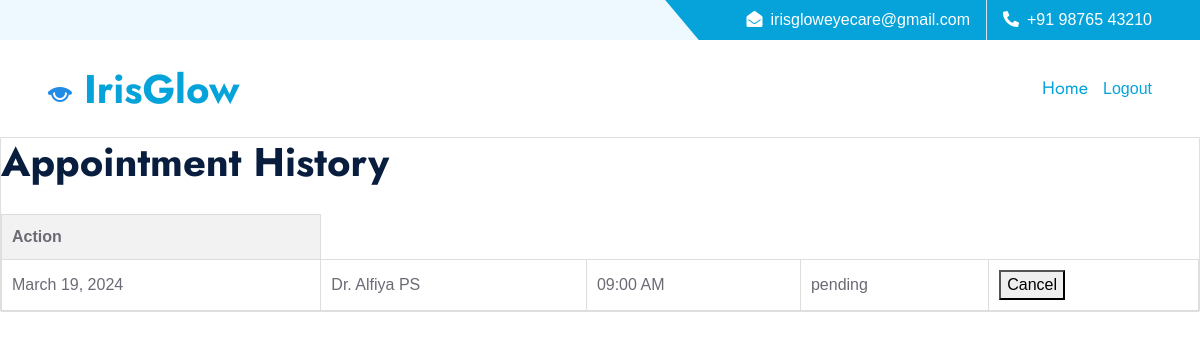
Before: /patient_appointment_history/ (signed in) with the older database file.
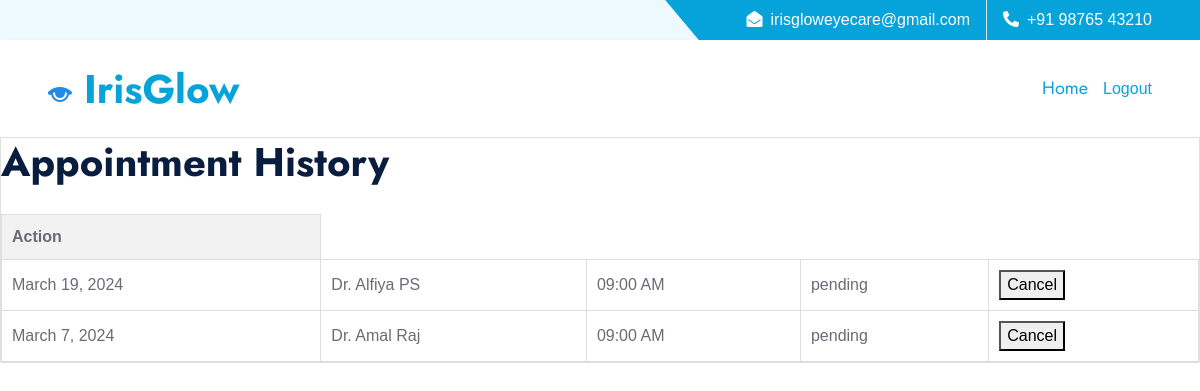
After: the same page with the newer database file.
### DoctorApp/models.py (models this page shows, shortened)
class Appointments(models.Model):
    TIME_CHOICES = [
        (datetime.strptime('09:00 AM', '%I:%M %p').time(), '09:00 AM'),
        (datetime.strptime('11:00 AM', '%I:%M %p').time(), '11:00 AM'),
        (datetime.strptime('01:00 PM', '%I:%M %p').time(), '01:00 PM'),
        (datetime.strptime('03:00 PM', '%I:%M %p').time(), '03:00 PM'),
        (datetime.strptime('05:00 PM', '%I:%M %p').time(), '05:00 PM'),
    ]
    STATUS_CHOICES = [
        ('scheduled', 'Scheduled'),
        ('confirmed', 'Confirmed'),
        ('completed', 'Completed'),
    ]
    date = models.DateField()
    client = models.ForeignKey(
        CustomUser,
        on_delete=models.CASCADE,
        related_name='client_appointments',
        limit_choices_to={'role': CustomUser.DOCTOR}
    )
    therapist = models.ForeignKey(
        CustomUser,
        on_delete=models.CASCADE,
        related_name='therapist_appointments',
        limit_choices_to={'role': CustomUser.DOCTOR}
    )
    time_slot = models.TimeField(choices=TIME_CHOICES)
    created_date = models.DateTimeField(auto_now_add=True,null=True)
    modified_date = models.DateTimeField(auto_now=True, null=True)
    cancelled_date = models.DateTimeField(null=True, blank=True, default=None)
    status = models.CharField(max_length=20, choices=STATUS_CHOICES, default='scheduled')

### IrisGlowApp/models.py (models this page shows, shortened)
class CustomUser(AbstractUser):
    PATIENT = 1
    DOCTOR = 2
    SPECTS = 3
    ADMIN = 4
    ROLE_CHOICE = (
        (PATIENT, 'Patient'),
        (DOCTOR, 'Doctor'),
        (SPECTS, 'Spects'),
        (ADMIN,'Admin'),
    )
    username=None
    first_name = models.CharField(max_length=50)
    last_name = models.CharField(max_length=50)
    USERNAME_FIELD = 'email'
    email = models.EmailField(max_length=100, unique=True)
    phone = models.CharField(max_length=12, blank=True)
    password = models.CharField(max_length=128)
    role = models.PositiveSmallIntegerField(choices=ROLE_CHOICE, blank=True, null=True,default='1')
    is_admin = models.BooleanField(default=False)
    is_staff = models.BooleanField(default=False)
    is_active = models.BooleanField(default=True)
    is_superadmin = models.BooleanField(default=False)
    REQUIRED_FIELDS = ['first_name','last_name', 'phone']
    objects = UserManager()

### IrisGlowApp/views.py (the view)
# urls.py: path('patient_appointment_history/', views.patient_appointment_history, name='patient_appointment_history'),
@login_required
def patient_appointment_history(request):
    appointments = Appointments.objects.filter(client=request.user)
    return render(request, 'patients/patient_appointment_history.html', {'appointments': appointments})

### template/patients/patient_appointment_history.html (shortened to what this page needs)
<!DOCTYPE html>
{% load static %}
<!DOCTYPE html>
<html lang="en">
<head>
    <link href="https://cdnjs.cloudflare.com/ajax/libs/font-awesome/5.10.0/css/all.min.css" rel="stylesheet">
    <link href="https://cdn.jsdelivr.net/npm/bootstrap-icons@1.4.1/font/bootstrap-icons.css" rel="stylesheet">
    <link href="{% static 'lib/owlcarousel/assets/owl.carousel.min.css' %}" rel="stylesheet">
    <link href="{% static 'lib/animate/animate.min.css' %}" rel="stylesheet">
    <link href="{% static 'lib/tempusdominus/css/tempusdominus-bootstrap-4.min.css' %}" rel="stylesheet" />
    <link href="{% static 'lib/twentytwenty/twentytwenty.css' %}" rel="stylesheet" />
    <link href="{% static 'css/bootstrap.min.css' %}" rel="stylesheet">
    <link href="{% static 'css/style.css' %}" rel="stylesheet">
</head>
<body>
    <div class="container-fluid bg-light ps-5 pe-0 d-none d-lg-block">
        <div class="row gx-0">
            <div class="col-md-6 text-center text-lg-start mb-2 mb-lg-0">
            </div>
            <div class="col-md-6 text-center text-lg-end">
                <div class="position-relative d-inline-flex align-items-center bg-primary text-white top-shape px-5">
                    <div class="me-3 pe-3 border-end py-2">
                        <p class="m-0"><i class="fa fa-envelope-open me-2"></i>irisgloweyecare@gmail.com</p>
                    </div>
                    <div class="py-2">
                        <p class="m-0"><i class="fa fa-phone-alt me-2"></i>+91 98765 43210</p>
                    </div>
                </div>
            </div>
        </div>
    </div>
    <nav class="navbar navbar-expand-lg bg-white navbar-light shadow-sm px-5 py-3 py-lg-0">
        <a href="index.html" class="navbar-brand p-0">
            <h1 class="m-0 text-primary">
                <img src="{% static 'img/img1.png' %}">
              IrisGlow</h1>
        </a>
         {% if user.is_authenticated %}
        <div class="collapse navbar-collapse" id="navbarCollapse">
            <div class="navbar-nav ms-auto py-0">
                <a href="{% url 'index' %}" class="nav-item nav-link active">Home</a>
                    </div>
                </div>
             <a href="{% url 'logout' %}?next=/index.html">Logout</a>
      {% endif %}
    </nav>
</head>
<body>
    <div class="card">
        <h1>Appointment History</h1>
<table>
    <thead>
        <tr>
            <th>Action</th>
        </tr>
    </thead>
    <tbody>
        {% for appointment in appointments %}
            <tr>
                <td>{{ appointment.date }}</td>
                        <td>{{ appointment.therapist.first_name }} {{ appointment.therapist.last_name }}</td>
                        <td>{{ appointment.get_time_slot_display }}</td>
                        <td>{{ appointment.status }}</td>
                <td>
                    {% if not appointment.cancelled %}
                        <form method="post" action="{% url 'cancel_appointment' appointment.id %}">
                            <button type="submit">Cancel</button>
                        </form>
                    {% else %}
                        <p>Cancelled</p>
                    {% endif %}
                </td>
            </tr>
        {% endfor %}
    </tbody>
</table>
    </div>
</body>
</html>

Changed rows visible on the page:
added Appointments: date "March 7, 2024", therapist.first_name "Dr. Amal", therapist.last_name "Raj", time_slot "09:00 AM", status "pending"
